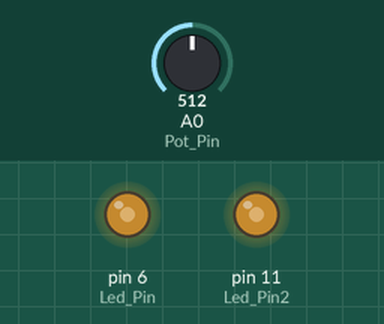
Recording of a sketch running on a simulated Arduino Uno, built with avr-gcc and run on an emulated ATmega328P. Parts: output pins drawn as LEDs (lit = HIGH). The test bench sets the inputs (shaded band); at power-on: A0 (Pot_Pin) = 512.

Above: at 1.2 s.
1.3 s: A0 (Pot_Pin) set to 716
At 1.9 s:
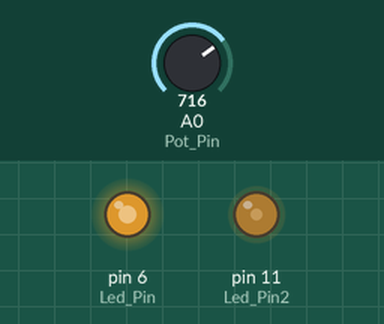
2.8 s: A0 (Pot_Pin) set to 900
At 4.0 s:
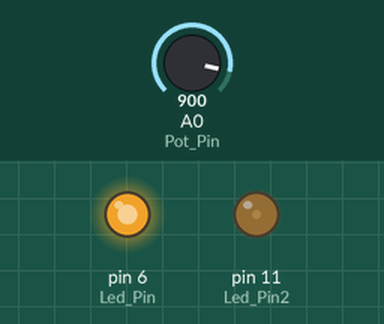
4.3 s: A0 (Pot_Pin) set to 1023
At 5.4 s:
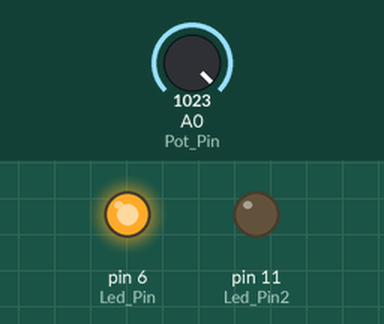
5.8 s: A0 (Pot_Pin) set to 306
At 6.5 s:
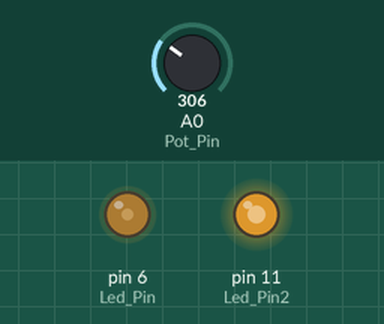
7.3 s: A0 (Pot_Pin) set to 122
At 7.7 s:
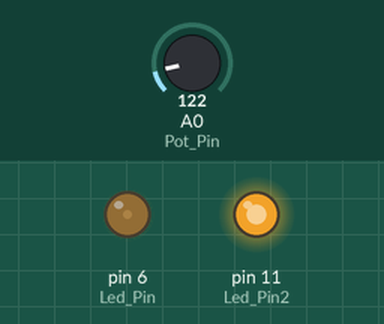
8.8 s: A0 (Pot_Pin) set to 511
At 10.0 s:
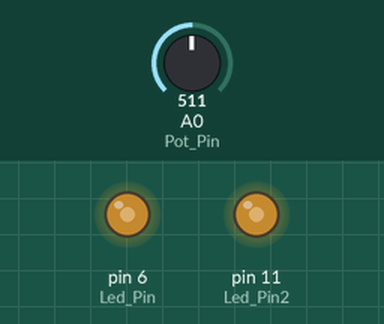
Timing chart, 0 to 11.3 s (numbered marks = the images above; inputs shaded):
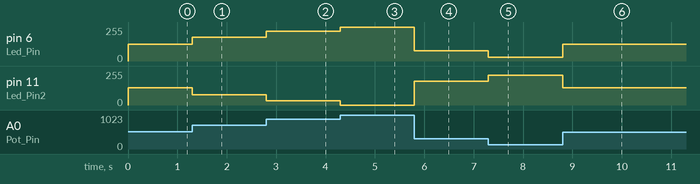

The sketch:

pontenciometro_code1.ino
```cpp
int Led_Pin = 6;
int Led_Pin2 = 11;
int Pot_Pin = A0;
int sensorValue = 0;
int outputValue = 0;
void setup()
{
pinMode(Led_Pin, OUTPUT);
pinMode(Led_Pin2, OUTPUT);
}
void loop()
{
sensorValue = analogRead(Pot_Pin);
outputValue = map(sensorValue, 0, 1023, 0, 255);
analogWrite(Led_Pin, outputValue);
outputValue = map(sensorValue, 0, 1023, 255, 0);
analogWrite(Led_Pin2, outputValue);

}
```

Measured:
- after the input at 1.3 s, pin 6 (Led_Pin): 127/255 → 178/255 at once; pin 11 (Led_Pin2): 128/255 → 77/255 at once
- after the input at 2.8 s, pin 6 (Led_Pin): 178/255 → 224/255 at once; pin 11 (Led_Pin2): 77/255 → 31/255 at once
- after the input at 4.3 s, pin 6 (Led_Pin): 224/255 → 255/255 at once; pin 11 (Led_Pin2): 31/255 → 0/255 at once
- after the input at 5.8 s, pin 6 (Led_Pin): 255/255 → 76/255 at once; pin 11 (Led_Pin2): 0/255 → 179/255 at once
- after the input at 7.3 s, pin 6 (Led_Pin): 76/255 → 30/255 at once; pin 11 (Led_Pin2): 179/255 → 225/255 at once
- after the input at 8.8 s, pin 6 (Led_Pin): 30/255 → 127/255 at once; pin 11 (Led_Pin2): 225/255 → 128/255 at once
